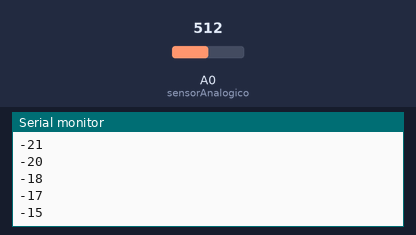
Bench run of a sketch on a simulated Arduino Uno, built with avr-gcc and run on an emulated ATmega328P. On the bench: the last lines printed to the serial monitor. The test bench sets the inputs (shaded band); at power-on: A0 (sensorAnalogico) = 512.

Above: at 1.2 s.
1.3 s: A0 (sensorAnalogico) set to 716
At 1.36 s:
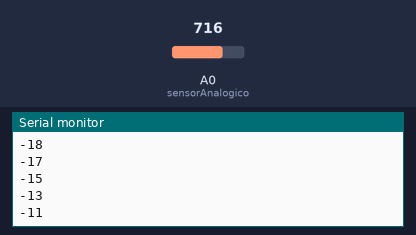
2.8 s: A0 (sensorAnalogico) set to 900
At 2.8 s:
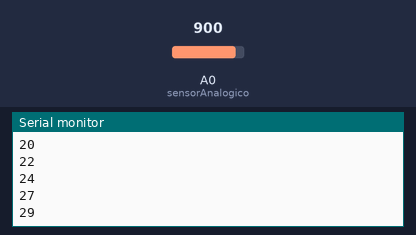
Timing chart, 0 to 5.8 s (numbered marks = the images above; inputs shaded):
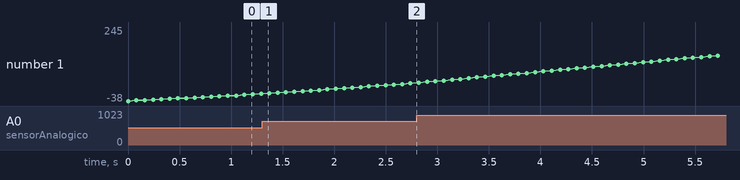

The sketch:

parte06_ANALOGICO_FILTRO.ino
```cpp
// ======================================================================================================== //
// --- Constantes Auxiliares ---
#define     num    100         //número de iterações da média móvel

// ======================================================================================================== //
// --- Protótipo das Funções ---
long moving_average(int sig);
void temp();


// ======================================================================================================== //
// --- Variáveis Globais ---
int sensorAnalogico = A0;
int values[num];             //vetor com num posições, armazena os valores para cálculo da média móvel
int adc_noise1;              //armazena a leitura sem filtro da entrada analógica
int adc_noise2;              //armazena a leitura filtrada da entrada analógica
int offset = 40;
int valorTemp = 0;

float temperature = 0.0,       //Armazena a temperatura em graus Celsius
     current_temp = 0.0;      //Armazena a temperatura atual

void setup() {
Serial.begin(115200);
Serial.println("inicializando");

}

void loop()       //main loop

{

 temp();

}

// ======================================================================================================== //
// --- Desenvolvimento das Funções ---
long moving_average(int sig)
{
  int i;               //variável auxiliar para iterações
  long acc = 0;        //acumulador

  //Desloca o vetor completamente eliminando o valor mais antigo
  for(i = num; i > 0; i--) values[i] = values[i-1];

  values[0] = sig;           //carrega o sinal no primeiro elemento do vetor


  for(i = 0; i < num; i++) acc += values[i];


  return acc / num;         //Retorna a média móvel

} //end moving_average

// ************************************************************************************************************ //

void temp()
{
adc_noise1 = analogRead(sensorAnalogico);
adc_noise2 = moving_average(adc_noise1);
temperature = ((adc_noise2 * 3.3)/1024.0);
temperature = temperature * 100;
temperature = temperature - offset;

  if(temperature < (current_temp - 1.0) || temperature > (current_temp + 1.0))
  {
      current_temp = temperature;              //atualiza temperatura atual

       valorTemp = (int) temperature;

      Serial.println(valorTemp);

   } //end if

  delay(80);

}//fim void temp
```

Measured:
- plotted number 1: -11 → 29 after the input at 1.3 s
